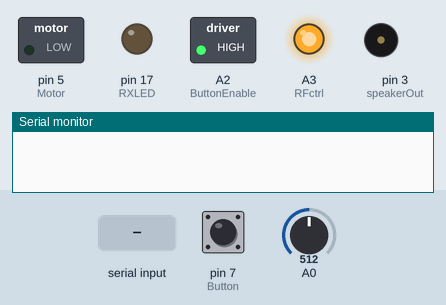
This sketch was run on a simulated Arduino Leonardo, built with avr-gcc and run on an emulated ATmega32U4. On the bench: switched loads named in the sketch (green lamp = pin HIGH), output pins drawn as LEDs (lit = HIGH), buzzer (waves = sounding), the last lines printed to the serial monitor. The inputs (shaded band) are chosen by the test bench; at power-on: pin 7 (Button) HIGH, A0 = 512. EEPROM starts erased.

Above: at 1.2 s.
1.3 s: pin 7 (Button) pulled LOW for 0.15 s
At 3.7 s:
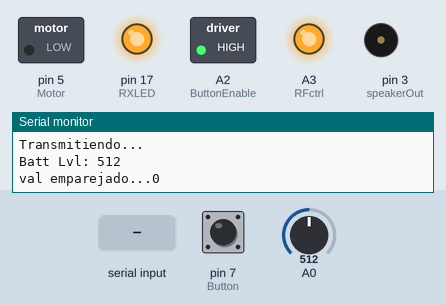
4.7 s: "s\n" received over the second serial link
At 6.6 s:
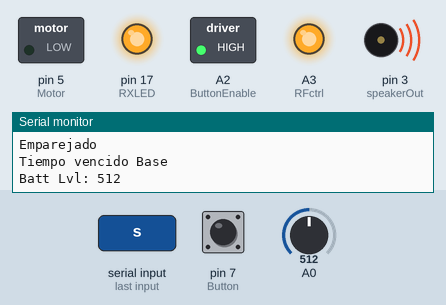
8.2 s: A0 set to 482
At 12.0 s:
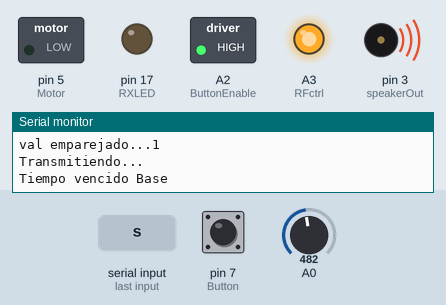
14.6 s: A0 set to 510
At 19.8 s:
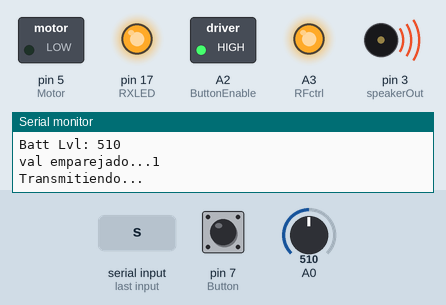
20.3 s: A0 set to 490
At 23.8 s:
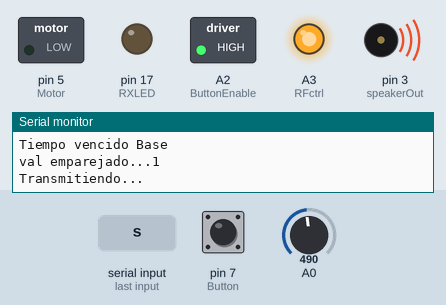
26.0 s: "b\n" received over the second serial link
Timing chart, 0 to 30.5 s (numbered marks = the images above; inputs shaded):
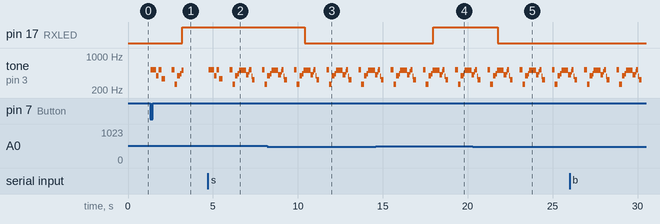

Measured:
- the behaviour switches between 501 and 500 on A0 (found by bisection; images 2 and 3)
- after the input at 1.3 s, pin 17 (RXLED): LOW → HIGH after 1.9 s instead of 0.70 s; tone on pin 3 (speakerOut): plays 520 Hz for 0.32 s, 391 Hz for 0.16 s, 520 Hz for 0.16 s, 337 Hz for 0.20 s, 520 Hz for 0.16 s, 260 Hz for 0.16 s … (9 notes in this stretch), starting at once
- after the input at 4.7 s, tone on pin 3 (speakerOut): plays 520 Hz for 0.32 s, 391 Hz for 0.16 s, 520 Hz for 0.16 s, 341 Hz for 0.20 s, 520 Hz for 0.16 s, 260 Hz for 0.16 s … (16 notes in this stretch), starting after 0.05 s
- after the input at 8.2 s, pin 17 (RXLED): HIGH → LOW after 2.2 s
- after the input at 14.6 s, pin 17 (RXLED): LOW → HIGH after 3.4 s
- after the input at 20.3 s, pin 17 (RXLED): HIGH → LOW after 1.5 s

The sketch:

RF01remote.ino
```cpp
//unidad remota
#include <SPI.h>
#include <Wire.h>
#include <EEPROM.h>
// TONES  ==========================================
// Start by defining the relationship between
//       note, period, &  frequency.
#define  c     3830    // 261 Hz
#define  d     3400    // 294 Hz
#define  e     3038    // 329 Hz
#define  f     2864    // 349 Hz
#define  g     2550    // 392 Hz
#define  a     2272    // 440 Hz
#define  b     2028    // 493 Hz
#define  C     1912    // 523 Hz
// Define a special note, 'R', to represent a rest
#define  R     0
// SETUP ============================================
#define MainPeriod 2000
#define MainPeriod2 1500
#define Watsdog 4500
#define speakerOut 3 // Set up speaker on a PWM pin (digital 3... )
int DEBUG = 1; // Do we want debugging on serial out? 1 for yes, 0 for no
#define ButtonEnable A2 // Set up sicro button V source on  pin A2 (Analog 2)
#define Button 7 // Set up sicro button sens on  pin 7 (Analog 7)
#define Motor 5 // Set up Motor on  pin 5 (digital 5)
#define UsbDebug Serial
#define RFHC11 Serial1
#define RFctrl A3
int RXLED = 17;
String ID = "rf00";
boolean emparejado = 0;
void setup() {
  pinMode(RFctrl, OUTPUT);
  digitalWrite(RFctrl, HIGH);
  pinMode(speakerOut, OUTPUT);
  digitalWrite(speakerOut, HIGH);
  pinMode(Button, INPUT);
  pinMode(ButtonEnable, OUTPUT);
  digitalWrite(ButtonEnable, HIGH);
  pinMode(RXLED, OUTPUT);  // Set RX LED as an output
  pinMode(Motor, OUTPUT);
  if (DEBUG) { UsbDebug.begin(9600); }
  RFHC11.begin(9600);
  int extract = EEPROM.read(0); //por ser id2
  if (extract == 1) {
    emparejado = 1;
  } else {
    emparejado = 0;
  }
}

// MELODY and TIMING  =======================================
//  melody[] is an array of notes, accompanied by beats[],
//  which sets each note's relative length (higher #, longer note)
int melody[] = {  C,  b,  g,  C,  b,   e,  R,  C,  c,  g, a, C };
int beats[]  = { 16, 16, 16,  8,  8,  16, 32, 16, 16, 16, 8, 8 };
int MAX_COUNT = sizeof(melody) / 2; // Melody length, for looping.
bool motorstat;
// Set overall tempo
long tempo = 10000;
// Set length of pause between notes
int pause = 500;
// Loop variable to increase Rest length
int rest_count = 50; //<-BLETCHEROUS HACK; See NOTES


// Initialize core variables
long previousMillis = 0; // will store last time of the cycle end
long previousMillis2 = 0; // will store last time of the cycle end
long previousMillis3 = 0; // will store last time of the cycle end
long previousMillis4 = 0; // will store last time of the cycle end
String valor, inString = "";
boolean alert,m2sync=0,borrar = 0, stringcomplete = 0;
int tone_ = 0;
int beat = 0;
long duration  = 0;
void meloda(void);
void playtone(void);
void motorvib(int temp);
void parser(String received);

// ============================= MAIN =============================
void loop() {
  timmer1();
  timmer2();
  if (emparejado) { timmer3(); }
  if (alert) { Alarma(); }
  if(!digitalRead(Button)){
    if (alert) {
      alert = 0;
      delay(200);
    }
    else {
      //motorvib(350);
      meloda();
      UsbDebug.println("Transmitiendo...");
      RFHC11.print("syncID");
      RFHC11.println(ID);
    }

  }


  while(RFHC11.available() > 0){ // Si hay datos por modulo RF
    char inChar = RFHC11.read();
  //UsbDebug.println(inChar);
    inString += (char)inChar;
    if (inChar == '\n') {
      UsbDebug.println(inString);
      // clear the string for new input:
    stringcomplete = 1;
    while (RFHC11.read() > -1);
    }
  }
  if (stringcomplete) {
    parser(inString);
    stringcomplete = 0;
    inString = "";
  }
}
// ============================= end MAIN =============================
void motorvib(int temp){
  digitalWrite(Motor,HIGH);
  delay(temp);
  digitalWrite(Motor,LOW);

  delay(200);
  digitalWrite(Motor,HIGH);
  delay(temp);
  digitalWrite(Motor,LOW);
  }

void playTone() {
  long elapsed_time = 0;
  if (tone_ > 0) { // if this isn't a Rest beat, while the tone has
    //  played less long than 'duration', pulse speaker HIGH and LOW
    while (elapsed_time < duration) {
      digitalWrite(speakerOut,HIGH);
      delayMicroseconds(tone_ / 2);
      // DOWN
      digitalWrite(speakerOut, LOW);
      delayMicroseconds(tone_ / 2);
      // Keep track of how long we pulsed
      elapsed_time += (tone_);
    }
  }
  else { // Rest beat; loop times delay
    for (int j = 0; j < rest_count; j++) { // See NOTE on rest_count
      delayMicroseconds(duration);

    }
  }
}

void meloda(){
  // Set up a counter to pull from melody[] and beats[]
  for (int i=0; i<MAX_COUNT; i++) {
    tone_ = melody[i];
    beat = beats[i];
    duration = beat * tempo; // Set up timing
    playTone();
    // A pause between notes...
    delayMicroseconds(pause);
  }
}

void timmer1() {
  unsigned long currentMillis = millis();
  if (currentMillis - previousMillis >= MainPeriod) { //Uptade every X miliseconds, this will be equal to reading frecuency (Hz).
    previousMillis = currentMillis;
    int sensorValue = analogRead(A0);// read the input on analog pin 0: estatos de bateria
    if(sensorValue <= 500){
        digitalWrite(RXLED, LOW);   // set the RX LED ON (LED SIGNAL INVERTED)
        UsbDebug.print("Low Batt: ");
      }else{
        digitalWrite(RXLED, HIGH);   // set the RX LED off (LED SIGNAL INVERTED)
      }
    UsbDebug.print("Batt Lvl: ");UsbDebug.println(sensorValue);
  }//end funcion1
}
void timmer2() {
  unsigned long currentMillis = millis();
  if (currentMillis - previousMillis2 >= MainPeriod2) { //Uptade every X miliseconds, this will be equal to reading frecuency (Hz).
    previousMillis2 = currentMillis;
    UsbDebug.print("val emparejado...");
    UsbDebug.println(emparejado);
    if (emparejado) {
      UsbDebug.println("Transmitiendo...");
      RFHC11.print("ID");
      RFHC11.println(ID);
    }

  }
}

void parser(String received) {
  if (received.startsWith("s"))
  {
    emparejado = 1;
    UsbDebug.println("Emparejado");
    EEPROM.update(0, 1);
  }
  if (received.startsWith("b"))
  {
    emparejado = 0;
    UsbDebug.println("Desemparejado");
    EEPROM.update(0, 0);
  }
  if (received.startsWith("p")) {
    previousMillis3 = millis();
    UsbDebug.println("reinicio Base ping");
  }
}


void timmer3() {
  unsigned long currentMillis = millis();
  if (currentMillis - previousMillis3 >= Watsdog) { //Uptade every X miliseconds, this will be equal to reading frecuency (Hz).
    previousMillis3 = currentMillis;
    UsbDebug.println("Tiempo vencido Base");
    alert = 1;
    previousMillis3 = millis();
  }
}


void Alarma() {
  //while (digitalRead(Button)) {
    meloda();
  //}

}
```
